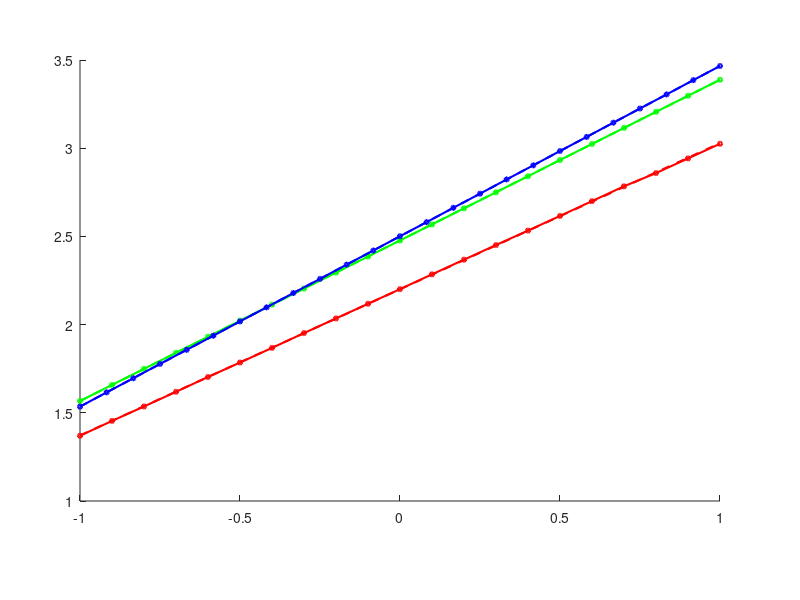

Write MATLAB code to recreate this figure. (Note: this script raises an error after producing the figure.)
% Range 1: ±200 mV
voltage1_mV = -200:20:200;
applied1_V = voltage1_mV / 1000;
output1_V = [1.37, 1.454, 1.536, 1.619, 1.703, 1.785, 1.868, ...
             1.952, 2.035, 2.118, 2.201, 2.285, 2.368, ...
             2.451, 2.533, 2.616, 2.7, 2.784, 2.859, ...
             2.942, 3.025];
x1_norm = voltage1_mV / 200;

% Range 2: ±2 V
voltage2_mV = -2000:200:2000;
applied2_V = voltage2_mV / 1000;
output2_V = [1.567, 1.658, 1.749, 1.84, 1.931, 2.022, ...
             2.113, 2.204, 2.295, 2.386, 2.477, 2.568, ...
             2.659, 2.75, 2.841, 2.933, 3.024, 3.115, ...
             3.206, 3.297, 3.388];
x2_norm = voltage2_mV / 2000;

% Range 3: ±12 V
voltage3_V = -12:1:12;
applied3_V = voltage3_V;
output3_V = [1.535, 1.616, 1.696, 1.777, 1.857, 1.937, ...
             2.018, 2.098, 2.179, 2.259, 2.34, 2.42, ...
             2.501, 2.581, 2.662, 2.742, 2.823, 2.903, ...
             2.984, 3.064, 3.1446, 3.225, 3.305, 3.386, 3.466];
x3_norm = voltage3_V / 12;

colors = {'r', 'g', 'b'};
range_labels = {'\pm200 mV range', '\pm2 V range', '\pm12 V range'};

max_displays = [200, 2, 12];
unit_strs = {'mV', 'V', 'V'};
format_specs = {'%.0f', '%.1f', '%.0f'};

aux_height = 0.035;
aux_space = 0.005;
num_aux = 3;
total_aux_height = num_aux * aux_height + (num_aux - 1) * aux_space;
main_bottom = 0.05 + total_aux_height;
main_height = 0.9 - main_bottom;
left = 0.1;
width = 0.8;

x_norms = {x1_norm, x2_norm, x3_norm};
applieds = {applied1_V, applied2_V, applied3_V};
outputs = {output1_V, output2_V, output3_V};

figure(2);
ax_main2 = axes('Position', [left, main_bottom, width, main_height]);
hold on;

for i = 1:3
    x = x_norms{i};
    y = outputs{i};
    plot(x, y, [colors{i} '-o'], 'LineWidth', 1.5, 'MarkerSize', 3);

    p = polyfit(x, y, 1);
    x_fit = linspace(min(x), max(x), 2);
    y_fit = polyval(p, x_fit);
    h_fit = plot(x_fit, y_fit, '--', 'Color', colors{i}, 'LineWidth', 1.5);
    set(h_fit, 'HandleVisibility', 'off');
end

xline(0, 'k--', 'LineWidth', 1.5);
yline(2.5, 'k--', 'LineWidth', 1.5);

hold off;

ylabel('Vsense (V)');
title('VSense Voltage vs Input Voltage');
legend(range_labels, 'Location', 'best');
grid on;
set(ax_main2, 'XTick', [], 'XAxisLocation', 'top', 'XColor', 'none');

current_bottom = main_bottom - aux_height;

for i = 1:num_aux
    ax_aux(i) = axes('Position', [left, current_bottom, width, aux_height]);
    set(ax_aux(i), 'XLim', [-1 1], 'YTick', [], ...
        'YColor', 'none', 'Box', 'off', ...
        'Color', 'none', 'XAxisLocation', 'bottom');

    if i == 3
        ticks_display = -12:2:12;            
        ticks_norm = ticks_display / 12;    
        set(ax_aux(i), 'XTick', ticks_norm);
        tick_labels = compose('%.0f', ticks_display);
    else
        set(ax_aux(i), 'XTick', linspace(-1, 1, 11));
        tick_labels = compose(format_specs{i}, ...
            linspace(-max_displays(i), max_displays(i), 11));
    end

for j = 1:length(tick_labels)
    tick_value = str2double(tick_labels{j});
    if ~isnan(tick_value) && abs(tick_value) < 1e-10
        tick_labels{j} = ['0 (' unit_strs{i} ')'];
        break;
    end
end

    if i == num_aux
        xlabel(ax_aux(i), {'Input Voltage', ['(' unit_strs{i} ')']}, ...
            'Interpreter', 'none');
    end

    set(ax_aux(i), 'XTickLabel', tick_labels);
    current_bottom = current_bottom - aux_height - aux_space;
end

%% ---- VSense Linearity and Offset Table ----

num_ranges = 3;

Offsets = zeros(num_ranges,1);
Max_NL_percent = zeros(num_ranges,1);

for i = 1:num_ranges
    
    x = x_norms{i};   
    y = outputs{i};  
   
    p = polyfit(x, y, 1);
    slope = p(1);
    
    idx_zero = find(x == 0);
    
    if ~isempty(idx_zero)
        offset = y(idx_zero) - 2.5; 
    else
        y_zero = polyval(p, 0);
        offset = y_zero - 2.5;
    end
    
    y_fit = polyval(p, x);
    
    residual = y - y_fit;
    
    y_fit_min = polyval(p, min(x));
    y_fit_max = polyval(p, max(x));
    FS_span = abs(y_fit_max - y_fit_min);
    
    NL_percent = (max(abs(residual)) / FS_span) * 100;
    
    Offsets(i) = offset;
    Max_NL_percent(i) = NL_percent;
end

VSense_Linearity_Table = table(range_labels', Offsets, Max_NL_percent, ...
    'VariableNames', {'Voltage_Range', 'Offset_at_0V_V', 'Max_Nonlinearity_percentFS'});

disp('VSense Linearity and Offset Summary:')
disp(VSense_Linearity_Table)
